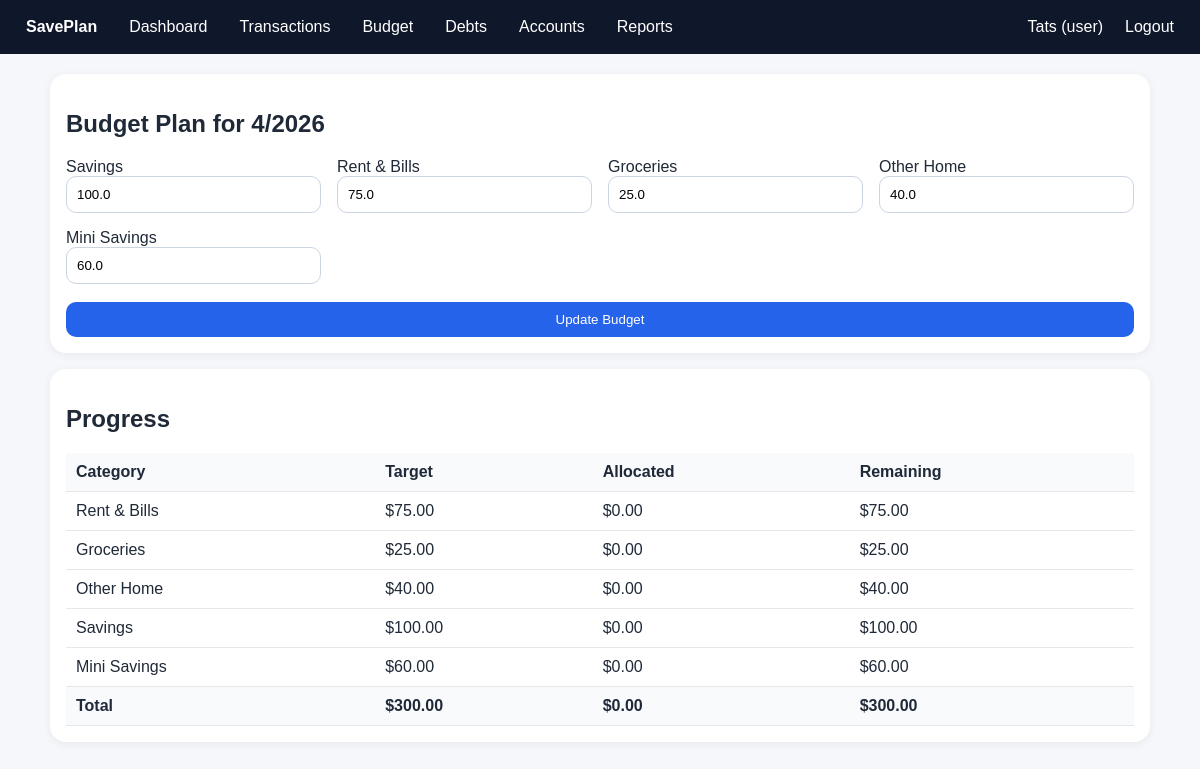
The page /budget (signed in) on the database its author committed.
### tables this page shows
CREATE TABLE monthly_targets (
    id INTEGER PRIMARY KEY AUTOINCREMENT,
    user_id INTEGER NOT NULL,
    month INTEGER NOT NULL,
    year INTEGER NOT NULL,
    savings_target REAL NOT NULL DEFAULT 100,
    rent_bills_target REAL NOT NULL DEFAULT 75,
    groceries_target REAL NOT NULL DEFAULT 25,
    other_home_target REAL NOT NULL DEFAULT 40,
    mini_savings_target REAL NOT NULL DEFAULT 60,
    total_target REAL NOT NULL DEFAULT 300,
    UNIQUE(user_id, month, year),
    FOREIGN KEY(user_id) REFERENCES users(id)
);

### app/routes.py (the view, shortened to what this page needs)
    @app.route('/budget', methods=['GET', 'POST'])
    @login_required
    def budget():
        db = get_db()
        user_id = session['user_id']
        now = datetime.now()
        month = int(request.args.get('month', now.month))
        year = int(request.args.get('year', now.year))
        target = get_or_create_targets(db, user_id, month, year)
        target = get_or_create_targets(db, user_id, month, year)
        progress, total_allocated, total_target = category_progress(db, user_id, month, year)
        return render_template('budget.html', target=target, month=month, year=year, progress=progress, allocated=total_allocated, total_target=total_target)

### app/database.py (called while the page is built)
def get_db():
    if 'db' not in g:
        g.db = sqlite3.connect(g.app.config['DATABASE'])
        g.db.row_factory = sqlite3.Row
    return g.db

def init_db(app):
    import os
    os.makedirs(app.instance_path, exist_ok=True)
    @app.before_request
    def inject_app_to_g():
        g.app = app
    with app.app_context():
        db = sqlite3.connect(app.config['DATABASE'])
        db.executescript(SCHEMA)
        db.commit()
        db.close()
    app.teardown_appcontext(close_db)

### app/routes.py (called while the page is built, shortened)
def login_required(view):
    @wraps(view)
    def wrapped(*args, **kwargs):
        if 'user_id' not in session:
            return redirect(url_for('login'))
        return view(*args, **kwargs)
    return wrapped

def get_or_create_targets(db, user_id, month, year):
    row = db.execute(
        'SELECT * FROM monthly_targets WHERE user_id = ? AND month = ? AND year = ?',
        (user_id, month, year)
    ).fetchone()
    if row:
        return row

### app/templates/budget.html
{% extends 'base.html' %}
{% block content %}
<div class="card">
  <h2>Budget Plan for {{ month }}/{{ year }}</h2>
  <form method="post">
    <div class="grid">
      <div><label>Savings</label><input type="number" step="0.01" name="savings_target" value="{{ target.savings_target }}"></div>
      <div><label>Rent & Bills</label><input type="number" step="0.01" name="rent_bills_target" value="{{ target.rent_bills_target }}"></div>
      <div><label>Groceries</label><input type="number" step="0.01" name="groceries_target" value="{{ target.groceries_target }}"></div>
      <div><label>Other Home</label><input type="number" step="0.01" name="other_home_target" value="{{ target.other_home_target }}"></div>
      <div><label>Mini Savings</label><input type="number" step="0.01" name="mini_savings_target" value="{{ target.mini_savings_target }}"></div>
    </div>
    <br><button type="submit">Update Budget</button>
  </form>
</div>
<div class="card">
  <h2>Progress</h2>
  <table>
    <tr><th>Category</th><th>Target</th><th>Allocated</th><th>Remaining</th></tr>
    {% for item in progress %}
    <tr><td>{{ item.label }}</td><td>${{ '%.2f'|format(item.target) }}</td><td>${{ '%.2f'|format(item.allocated) }}</td><td>${{ '%.2f'|format(item.remaining) }}</td></tr>
    {% endfor %}
    <tr><th>Total</th><th>${{ '%.2f'|format(total_target) }}</th><th>${{ '%.2f'|format(allocated) }}</th><th>${{ '%.2f'|format(total_target-allocated if total_target>allocated else 0) }}</th></tr>
  </table>
</div>
{% endblock %}

### app/templates/base.html (style rules this page uses)
body { font-family: Arial, sans-serif; margin: 0; background: #f5f7fb; color: #1f2937; }
.card { background: white; border-radius: 16px; padding: 16px; box-shadow: 0 2px 10px rgba(0,0,0,0.06); margin-bottom: 16px; }
.grid { display: grid; grid-template-columns: repeat(auto-fit, minmax(220px, 1fr)); gap: 16px; }
table { width: 100%; border-collapse: collapse; }
th, td { border-bottom: 1px solid #e5e7eb; padding: 10px; text-align: left; }
th { background: #f8fafc; }
input, select, button, textarea { width: 100%; padding: 10px; border: 1px solid #cbd5e1; border-radius: 10px; box-sizing: border-box; }
button { background: #2563eb; color: white; border: 0; cursor: pointer; }

### rows shown on the page
monthly_targets: savings_target "100.0", rent_bills_target "75.0", groceries_target "25.0", other_home_target "40.0", mini_savings_target "60.0", label "Rent & Bills", target "75.00", allocated "0.00", remaining "75.00", label "Groceries", target "25.00", remaining "25.00", label "Other Home", target "40.00", remaining "40.00", label "Savings", target "100.00", remaining "100.00", label "Mini Savings", target "60.00", remaining "60.00", total_target "300.00", total_target-allocatediftotal_target>allocatedelse0 "300.00"

### other values the page prints
{{ session.get('username') }} "Tats"
{{ session.get('role') }} "user"
{{ month }} "4"
{{ year }} "2026"
{{ '%.2f'|format(allocated) }} "0.00"
